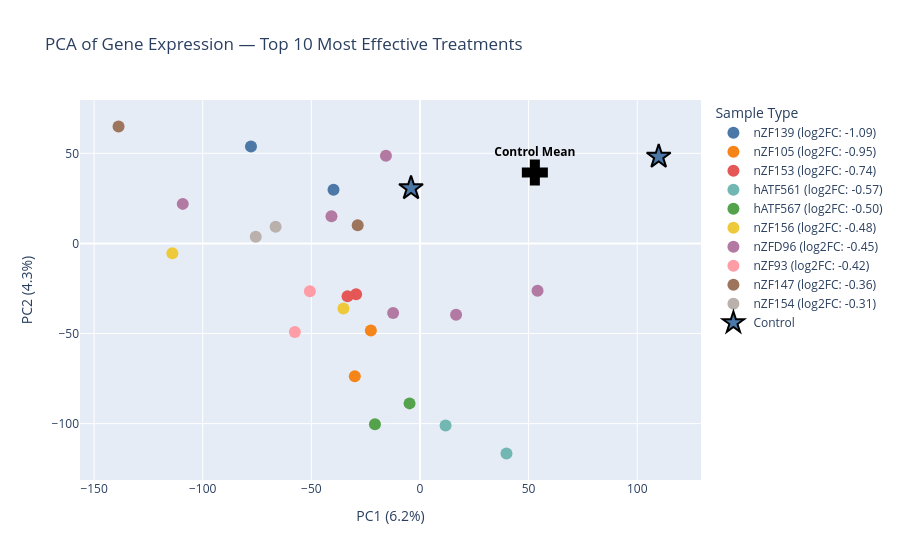

Write notebook code for a chart like this one.
### Markdown cell above
The most effective treatment is nZF139 which more than halves the expression of the target gene on average

### Code cell
# Filter to Control + top 10 most effective treatments
top10_types = list(log2fc.index[:10]) + ['Control']
pca_df_top10 = pca_df[pca_df['sample_type'].isin(top10_types)].copy()

# Build legend labels: "SampleType (log2FC: -1.23)" for treatments, "Control" for control
label_map = {t: f'{t} (log2FC: {log2fc[t]:.2f})' for t in log2fc.index[:10]}
label_map['Control'] = 'Control'
pca_df_top10['label'] = pca_df_top10['sample_type'].map(label_map)

# Legend order: most negative log2FC first, Control last
legend_order = [label_map[t] for t in log2fc.index[:10]] + ['Control']

fig4 = px.scatter(
    pca_df_top10,
    x='PC1', y='PC2',
    color='label',
    hover_name=pca_df_top10.index,
    category_orders={'label': legend_order},
    color_discrete_sequence=px.colors.qualitative.T10,
    labels={
        'PC1': f'PC1 ({pca.explained_variance_ratio_[0]:.1%})',
        'PC2': f'PC2 ({pca.explained_variance_ratio_[1]:.1%})',
        'label': 'Sample Type',
    },
    title='PCA of Gene Expression — Top 10 Most Effective Treatments',
)

fig4.for_each_trace(
    lambda t: t.update(marker_size=18, marker_symbol='star', marker_line_width=2, marker_line_color='black')
    if t.name == 'Control' else t.update(marker_size=12)
)

# Add Control centroid
control_centroid = pca_df[pca_df['sample_type'] == 'Control'][['PC1', 'PC2']].mean()
fig4.add_trace(go.Scatter(
    x=[control_centroid['PC1']],
    y=[control_centroid['PC2']],
    mode='markers+text',
    marker=dict(symbol='cross', size=20, color='black', line=dict(width=2, color='black')),
    text=['Control Mean'],
    textposition='top center',
    textfont=dict(color='black', size=12, weight='bold'),
    hoverinfo='skip',
    showlegend=False,
))

fig4.show()

### Figure 1 — Plotly figure (JSON) as saved in the notebook; plotly's stock layout.template omitted (floating-point values rounded to 4 significant figures)
{"data": [{"hovertemplate": "<b>%{hovertext}</b><br><br>Sample Type=nZF139 (log2FC: -1.09)<br>PC1 (6.2%)=%{x}<br>PC2 (4.3%)=%{y}<extra></extra>", "hovertext": [null, null], "legendgroup": "nZF139 (log2FC: -1.09)", "marker": {"color": "#4C78A8", "size": 12, "symbol": "circle"}, "mode": "markers", "name": "nZF139 (log2FC: -1.09)", "orientation": "v", "showlegend": true, "type": "scatter", "x": [-39.8, -77.78], "xaxis": "x", "y": [29.78, 53.76], "yaxis": "y"}, {"hovertemplate": "<b>%{hovertext}</b><br><br>Sample Type=nZF105 (log2FC: -0.95)<br>PC1 (6.2%)=%{x}<br>PC2 (4.3%)=%{y}<extra></extra>", "hovertext": [null, null], "legendgroup": "nZF105 (log2FC: -0.95)", "marker": {"color": "#F58518", "size": 12, "symbol": "circle"}, "mode": "markers", "name": "nZF105 (log2FC: -0.95)", "orientation": "v", "showlegend": true, "type": "scatter", "x": [-30.0, -22.61], "xaxis": "x", "y": [-73.72, -48.37], "yaxis": "y"}, {"hovertemplate": "<b>%{hovertext}</b><br><br>Sample Type=nZF153 (log2FC: -0.74)<br>PC1 (6.2%)=%{x}<br>PC2 (4.3%)=%{y}<extra></extra>", "hovertext": [null, null], "legendgroup": "nZF153 (log2FC: -0.74)", "marker": {"color": "#E45756", "size": 12, "symbol": "circle"}, "mode": "markers", "name": "nZF153 (log2FC: -0.74)", "orientation": "v", "showlegend": true, "type": "scatter", "x": [-29.39, -33.34], "xaxis": "x", "y": [-28.21, -29.36], "yaxis": "y"}, {"hovertemplate": "<b>%{hovertext}</b><br><br>Sample Type=hATF561 (log2FC: -0.57)<br>PC1 (6.2%)=%{x}<br>PC2 (4.3%)=%{y}<extra></extra>", "hovertext": [null, null], "legendgroup": "hATF561 (log2FC: -0.57)", "marker": {"color": "#72B7B2", "size": 12, "symbol": "circle"}, "mode": "markers", "name": "hATF561 (log2FC: -0.57)", "orientation": "v", "showlegend": true, "type": "scatter", "x": [11.79, 39.81], "xaxis": "x", "y": [-101.1, -116.6], "yaxis": "y"}, {"hovertemplate": "<b>%{hovertext}</b><br><br>Sample Type=hATF567 (log2FC: -0.50)<br>PC1 (6.2%)=%{x}<br>PC2 (4.3%)=%{y}<extra></extra>", "hovertext": [null, null], "legendgroup": "hATF567 (log2FC: -0.50)", "marker": {"color": "#54A24B", "size": 12, "symbol": "circle"}, "mode": "markers", "name": "hATF567 (log2FC: -0.50)", "orientation": "v", "showlegend": true, "type": "scatter", "x": [-20.72, -4.79], "xaxis": "x", "y": [-100.4, -88.75], "yaxis": "y"}, {"hovertemplate": "<b>%{hovertext}</b><br><br>Sample Type=nZF156 (log2FC: -0.48)<br>PC1 (6.2%)=%{x}<br>PC2 (4.3%)=%{y}<extra></extra>", "hovertext": [null, null], "legendgroup": "nZF156 (log2FC: -0.48)", "marker": {"color": "#EECA3B", "size": 12, "symbol": "circle"}, "mode": "markers", "name": "nZF156 (log2FC: -0.48)", "orientation": "v", "showlegend": true, "type": "scatter", "x": [-114.0, -35.24], "xaxis": "x", "y": [-5.484, -36.17], "yaxis": "y"}, {"hovertemplate": "<b>%{hovertext}</b><br><br>Sample Type=nZFD96 (log2FC: -0.45)<br>PC1 (6.2%)=%{x}<br>PC2 (4.3%)=%{y}<extra></extra>", "hovertext": [null, null, null, null, null, null], "legendgroup": "nZFD96 (log2FC: -0.45)", "marker": {"color": "#B279A2", "size": 12, "symbol": "circle"}, "mode": "markers", "name": "nZFD96 (log2FC: -0.45)", "orientation": "v", "showlegend": true, "type": "scatter", "x": [-12.36, 16.62, 54.12, -40.74, -15.68, -109.2], "xaxis": "x", "y": [-38.62, -39.6, -26.27, 15.05, 48.64, 21.94], "yaxis": "y"}, {"hovertemplate": "<b>%{hovertext}</b><br><br>Sample Type=nZF93 (log2FC: -0.42)<br>PC1 (6.2%)=%{x}<br>PC2 (4.3%)=%{y}<extra></extra>", "hovertext": [null, null], "legendgroup": "nZF93 (log2FC: -0.42)", "marker": {"color": "#FF9DA6", "size": 12, "symbol": "circle"}, "mode": "markers", "name": "nZF93 (log2FC: -0.42)", "orientation": "v", "showlegend": true, "type": "scatter", "x": [-57.59, -50.67], "xaxis": "x", "y": [-49.13, -26.53], "yaxis": "y"}, {"hovertemplate": "<b>%{hovertext}</b><br><br>Sample Type=nZF147 (log2FC: -0.36)<br>PC1 (6.2%)=%{x}<br>PC2 (4.3%)=%{y}<extra></extra>", "hovertext": [null, null], "legendgroup": "nZF147 (log2FC: -0.36)", "marker": {"color": "#9D755D", "size": 12, "symbol": "circle"}, "mode": "markers", "name": "nZF147 (log2FC: -0.36)", "orientation": "v", "showlegend": true, "type": "scatter", "x": [-28.67, -138.7], "xaxis": "x", "y": [10.11, 64.87], "yaxis": "y"}, {"hovertemplate": "<b>%{hovertext}</b><br><br>Sample Type=nZF154 (log2FC: -0.31)<br>PC1 (6.2%)=%{x}<br>PC2 (4.3%)=%{y}<extra></extra>", "hovertext": [null, null], "legendgroup": "nZF154 (log2FC: -0.31)", "marker": {"color": "#BAB0AC", "size": 12, "symbol": "circle"}, "mode": "markers", "name": "nZF154 (log2FC: -0.31)", "orientation": "v", "showlegend": true, "type": "scatter", "x": [-75.59, -66.45], "xaxis": "x", "y": [3.712, 9.233], "yaxis": "y"}, {"hovertemplate": "<b>%{hovertext}</b><br><br>Sample Type=Control<br>PC1 (6.2%)=%{x}<br>PC2 (4.3%)=%{y}<extra></extra>", "hovertext": [null, null], "legendgroup": "Control", "marker": {"color": "#4C78A8", "line": {"color": "black", "width": 2}, "size": 18, "symbol": "star"}, "mode": "markers", "name": "Control", "orientation": "v", "showlegend": true, "type": "scatter", "x": [-4.117, 109.9], "xaxis": "x", "y": [30.66, 48.13], "yaxis": "y"}, {"hoverinfo": "skip", "marker": {"color": "black", "line": {"color": "black", "width": 2}, "size": 20, "symbol": "cross"}, "mode": "markers+text", "showlegend": false, "text": ["Control Mean"], "textfont": {"color": "black", "size": 12, "weight": "bold"}, "textposition": "top center", "type": "scatter", "x": [52.89], "y": [39.39]}], "layout": {"legend": {"title": {"text": "Sample Type"}, "tracegroupgap": 0}, "title": {"text": "PCA of Gene Expression — Top 10 Most Effective Treatments"}, "xaxis": {"anchor": "y", "domain": [0, 1], "title": {"text": "PC1 (6.2%)"}}, "yaxis": {"anchor": "x", "domain": [0, 1], "title": {"text": "PC2 (4.3%)"}}}}
